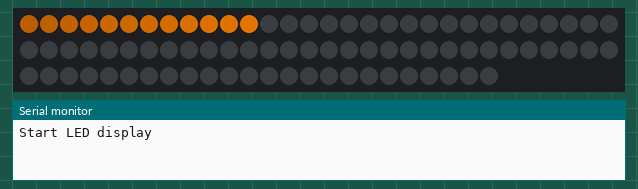
The sketch below on a simulated Arduino Uno, built with avr-gcc and run on an emulated ATmega328P. On the bench: 84 RGB LEDs in strip order, left to right, continuing on the next row, the last lines printed to the serial monitor. Dim RGB values are drawn brighter than linear.

Above: at 0.6 s.
At 1.67 s:
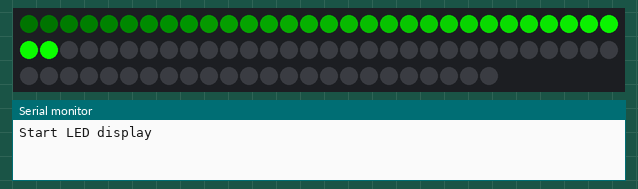
At 2.81 s:
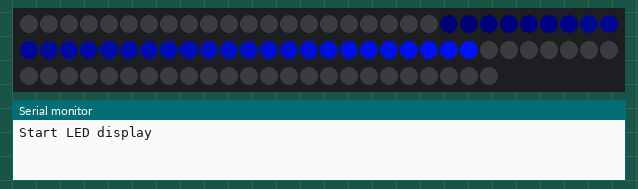
At 3.9 s:
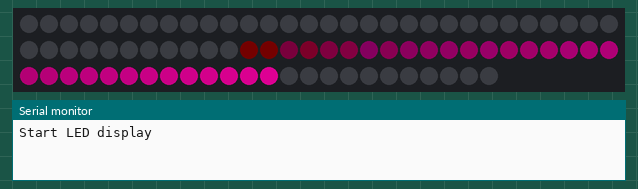
At 5.04 s:
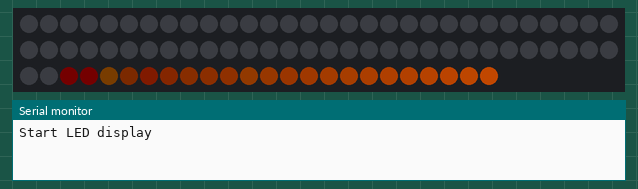
At 9.2 s:
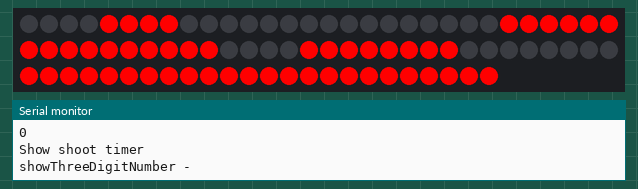

The sketch:

DisplayLED.ino
```cpp
#include <SoftwareSerial.h>
#include <FastLED.h>
#define LEDS_PER_SEGMENT 4
#define NO_SEGMENTS 7
#define NUM_LEDS 84

#define NO_CHARACTERS 19
#define LED_CONTROL_PIN 6

CRGB leds[NUM_LEDS];

#define SSerialTxControl 9   //RS485 Direction control
#define SSerialRX        10  //Serial Receive pin
#define SSerialTX        11  //Serial Transmit pin
#define RS485Transmit    HIGH
#define RS485Receive     LOW
#define MAX_COMMAND_LENGTH 8

#define LEFT	1
#define MIDDLE 	2
#define RIGHT	3

struct HSVColor {
	int hue;
	int saturation = 255;
	int intensity = 255;
};
HSVColor _color;

bool _isShooting;

int _shootTimer;
int _waitTimer;

// 2    --
// 3   !  !  1
// 0    --
// 4   !  !  6
// 5    --
char segmentCodes[NO_CHARACTERS][NO_SEGMENTS] = { //
		{ 0, 1, 1, 1, 1, 1, 1 }, // row 0 - character 0
				{ 0, 1, 0, 0, 0, 0, 1 }, // row 1 - character 1
				{ 1, 1, 1, 0, 1, 1, 0 }, // row 2 - character 2
				{ 1, 1, 1, 0, 0, 1, 1 }, // row 3 - character 3
				{ 1, 1, 0, 1, 0, 0, 1 }, // row 4 - character 4
				{ 1, 0, 1, 1, 0, 1, 1 }, // row 5 - character 5
				{ 1, 0, 1, 1, 1, 1, 1 }, // row 6 - character 6
				{ 0, 1, 1, 0, 0, 0, 1 }, // row 7 - character 7
				{ 1, 1, 1, 1, 1, 1, 1 }, // row 8 - character 8
				{ 1, 1, 1, 1, 0, 1, 1 }, // row 9 - character 9
				{ 0, 0, 0, 0, 0, 0, 0 }, // row 10 - blank
				{ 1, 1, 1, 1, 0, 0, 0 }, // row 11 - upper square
				{ 1, 0, 0, 0, 1, 1, 1 }, // row 12 - lower square
				{ 1, 1, 1, 1, 1, 0, 1 }, // row 13 - character A
				{ 1, 0, 0, 1, 1, 1, 1 }, // row 14 - character b
				{ 1, 0, 0, 0, 1, 1, 0 }, // row 15 - character c
				{ 0, 0, 1, 1, 1, 1, 0 }, // row 16 - character C
				{ 1, 1, 0, 0, 1, 1, 1 }, // row 17 - character d
				{ 1, 0, 1, 1, 1, 1, 0 } // row 18 - character E
		};

SoftwareSerial RS485Serial(SSerialRX, SSerialTX);

enum CommandState {
	EMPTY, RECEIVING, NEW_RECEIVED
};

struct Command {
	enum CommandState state = EMPTY;
	int byteCounter = 0;
	char receiveBuffer[MAX_COMMAND_LENGTH] = "";
	unsigned long startReceivingTime;
};
struct Command _command;

void setup() {
	FastLED.addLeds<NEOPIXEL, LED_CONTROL_PIN>(leds, NUM_LEDS, 0);
	// Start the built-in serial port, probably to Serial Monitor
	Serial.begin(9600);
	Serial.println("Start LED display");

	pinMode(SSerialTxControl, OUTPUT);

	digitalWrite(SSerialTxControl, RS485Receive);  // Init Transceiver

	// Start the software serial port, to another device
	RS485Serial.begin(4800);   // set the data rate

	// Set white color
	_color.hue = 0;
	_color.saturation = 0;
	_color.intensity = 255;

	_shootTimer = 120;
	_waitTimer = 0;
	_isShooting = false;

	// Startup light show
	for (int i = 0; i < 2 * NUM_LEDS; i++) {
		int hue = (int) ((1.0 * i * 255) / NUM_LEDS);
		if (i < NUM_LEDS) {
			leds[i] = CHSV(hue, 255, 255);
		}
		for (int j = 0; j < i; j++) {
			int intensity = 255 - (i - j) * 8;
			if (intensity < 0) {
				intensity = 0;
			}
			if (j < NUM_LEDS) {
				leds[j] = CHSV(hue, 255, intensity);
			}
		}
		FastLED.delay(50);
		FastLED.show();
	}

	showThreeDigitNumber(0);
	updateColor();
	updateDisplay();
}

int testCounter = 0;

void loop() {

	updateCommand(&_command);

	if (_command.state == NEW_RECEIVED) {
		bool needDisplayUpdate = false;
		needDisplayUpdate = updateIsShooting() || needDisplayUpdate;
		needDisplayUpdate = updateShootTimer() || needDisplayUpdate;
		needDisplayUpdate = updateWaitTimer() || needDisplayUpdate;

		if (needDisplayUpdate) {
			updateColor();
			updateDisplay();
		}

		resetCommand(&_command);
	}
}

void updateCommand(struct Command *cP) {

	if (millis() - cP->startReceivingTime > 400) {
		resetCommand(cP);
	}

	if (RS485Serial.available() == 0) {
		return;
	}

	char byteReceived = (char) RS485Serial.read();
	//Serial.println(byteReceived);

	++cP->byteCounter;
	if (cP->byteCounter == 1) {
		cP->startReceivingTime = millis();
	}

	boolean commandEnd = (byteReceived == 0
			|| cP->byteCounter == MAX_COMMAND_LENGTH);
	if (commandEnd) {
		cP->receiveBuffer[cP->byteCounter - 1] = '\0';
		cP->state = NEW_RECEIVED;
	} else {
		cP->receiveBuffer[cP->byteCounter - 1] = byteReceived;
		cP->state = RECEIVING;
	}
}

void resetCommand(struct Command *cP) {
	cP->byteCounter = 0;
	cP->state = EMPTY;
}

void updateColor() {
	_color.saturation = 255;
	if (!_isShooting) {
		_color.hue = 0; // Red
	} else {
		if (_shootTimer > 30) {
			_color.hue = 255 * 120 / 360; // Green
		} else {
			_color.hue = 255 * 60 / 360; // Yellow
		}
	}
}

bool updateIsShooting() {
	bool isShootingNow = _isShooting;
	if (strlen(_command.receiveBuffer) == 2
			&& _command.receiveBuffer[0] == 'S') {
		_isShooting = atoi(_command.receiveBuffer + 1) == 1;
	}
	return _isShooting != isShootingNow;
}

bool updateShootTimer() {
	int shootTimerNow = _shootTimer;
	if (strlen(_command.receiveBuffer) > 0
			&& _command.receiveBuffer[0] == 'T') {
		_shootTimer = atoi(_command.receiveBuffer + 1);
	}
	return _shootTimer != shootTimerNow;
}

bool updateWaitTimer() {
	int waitTimerNow = _waitTimer;
	if (strlen(_command.receiveBuffer) > 0
			&& _command.receiveBuffer[0] == 'W') {
		_waitTimer = atoi(_command.receiveBuffer + 1);
	}
	return _waitTimer != waitTimerNow;
}

void updateDisplay() {
	if (_waitTimer > 0) {
		Serial.println("Show wait timer");
		showThreeDigitNumber(_waitTimer);
		Serial.println(_waitTimer);
	} else {
		Serial.println("Show shoot timer");
		showThreeDigitNumber(_shootTimer);
		Serial.println(_shootTimer);
	}
	Serial.println("update display");
	FastLED.show();
}

void showDigit(int position, int digit) {
	int ledOffset = (position - 1) * 7 * LEDS_PER_SEGMENT;
	int ledNum;
	for (int segment = 0; segment < NO_SEGMENTS; segment++) {
		char ledStatus = segmentCodes[digit][segment];
		for (int j = 0; j < LEDS_PER_SEGMENT; j++) {
			ledNum = ledOffset + segment * LEDS_PER_SEGMENT + j;
			leds[ledNum] = CHSV(_color.hue, _color.saturation,
					ledStatus * _color.intensity);
		}
	}
}

void clearDigit(int position) {
	int ledOffset = (position - 1) * 7 * LEDS_PER_SEGMENT;
	int ledNum;
	for (int segment = 0; segment < NO_SEGMENTS; segment++) {
		for (int j = 0; j < LEDS_PER_SEGMENT; j++) {
			ledNum = ledOffset + segment * LEDS_PER_SEGMENT + j;
			leds[ledNum] = CRGB(0, 0, 0);
		}
	}
}

void showThreeDigitNumber(int number) {
	Serial.println("showThreeDigitNumber - ");
	Serial.println(number);
	int rightDigit = number % 10;
	int middleDigit = (number / 10) % 10;
	int leftDigit = (number / 100) % 10;

	if (number > 99) {
		showDigit(LEFT, leftDigit);
	} else {
		clearDigit(LEFT);
	}

	if (number > 9) {
		showDigit(MIDDLE, middleDigit);
	} else {
		clearDigit(MIDDLE);
	}

	showDigit(RIGHT, rightDigit);
}
```

sloeber.ino.cpp
```cpp
#ifdef __IN_ECLIPSE__
//This is a automatic generated file
//Please do not modify this file
//If you touch this file your change will be overwritten during the next build
//This file has been generated on 2018-01-12 19:20:04

#include "Arduino.h"
#include <SoftwareSerial.h>
#include <FastLED.h>

void setup() ;
void loop() ;
void updateCommand(struct Command *cP) ;
void resetCommand(struct Command *cP) ;
void updateColor() ;
bool updateIsShooting() ;
bool updateShootTimer() ;
bool updateWaitTimer() ;
void updateDisplay() ;
void showDigit(int position, int digit) ;
void clearDigit(int position) ;
void showThreeDigitNumber(int number) ;

#include "DisplayLED.ino"


#endif
```
